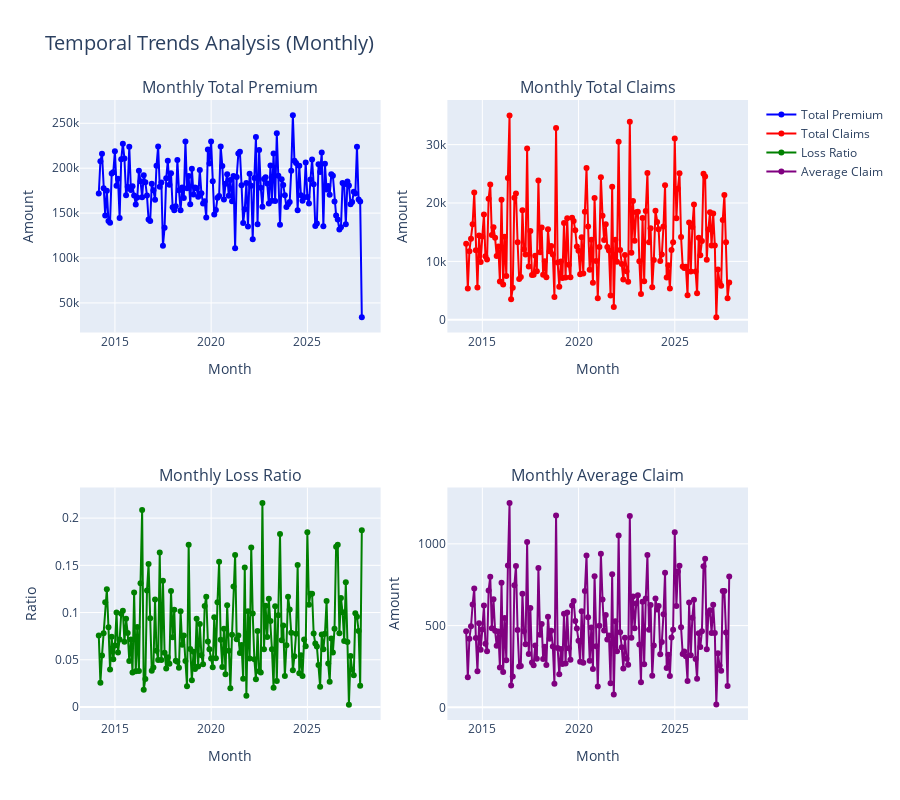

The cell this chart's notebook holds for it:
### Code cell
# SECTION 9: TEMPORAL TREND ANALYSIS
print("=" * 80)
print("SECTION 9: TEMPORAL TREND ANALYSIS")
print("=" * 80)

# Analyze temporal trends
temporal_results = analyzer.analyze_temporal_trends()

if 'monthly_data' in temporal_results:
    monthly_data = temporal_results['monthly_data']
    
    print(f"\nTemporal Analysis Period: {monthly_data.index[0].date()} to {monthly_data.index[-1].date()}")
    print(f"Number of months analyzed: {len(monthly_data)}")
    
    # Display monthly summary
    print("\nMonthly Summary Statistics:")
    monthly_summary = monthly_data.describe()
    display(monthly_summary)
    
    # Calculate trends
    print("\nTrend Analysis:")
    for key in ['TotalPremium_trend', 'TotalClaims_trend', 'LossRatio_trend']:
        if key in temporal_results:
            trend = temporal_results[key]
            direction = '📈 Increasing' if trend['slope'] > 0 else '📉 Decreasing'
            significance = 'Significant' if trend['p_value'] < 0.05 else 'Not Significant'
            
            print(f"\n{key.replace('_trend', '').replace('Total', '')}:")
            print(f"  Direction: {direction} (slope: {trend['slope']:.4f})")
            print(f"  R-squared: {trend['r_squared']:.3f}")
            print(f"  P-value: {trend['p_value']:.4f} ({significance})")
            print(f"  Percent Change: {trend['percent_change']:.1f}% over period")
    
    # Plot temporal trends
    visualizer.plot_temporal_trends(monthly_data)
    
    # Monthly volatility analysis
    print("\nMonthly Volatility Analysis:")
    volatility_stats = {
        'Metric': ['TotalPremium', 'TotalClaims', 'LossRatio'],
        'Std_Dev': [monthly_data['TotalPremium'].std(), 
                   monthly_data['TotalClaims'].std(), 
                   monthly_data['LossRatio'].std()],
        'CV': [monthly_data['TotalPremium'].std() / monthly_data['TotalPremium'].mean(),
              monthly_data['TotalClaims'].std() / monthly_data['TotalClaims'].mean(),
              monthly_data['LossRatio'].std() / monthly_data['LossRatio'].mean()]
    }
    
    volatility_df = pd.DataFrame(volatility_stats)
    display(volatility_df)
    
    # Identify peak months
    print("\nPeak Months Analysis:")
    peak_months = {
        'Highest Premium Month': monthly_data['TotalPremium'].idxmax().strftime('%B %Y'),
        'Highest Claims Month': monthly_data['TotalClaims'].idxmax().strftime('%B %Y'),
        'Highest Loss Ratio Month': monthly_data['LossRatio'].idxmax().strftime('%B %Y'),
        'Lowest Loss Ratio Month': monthly_data['LossRatio'].idxmin().strftime('%B %Y')
    }
    
    for metric, month in peak_months.items():
        print(f"  {metric}: {month}")
else:
    print("Temporal analysis not available. Check if 'TransactionMonth' column exists.")

### Figure 1 — Plotly figure (JSON) as saved in the notebook; plotly's stock layout.template omitted (floating-point values rounded to 4 significant figures; data arrays with more than 128 entries replaced by an {"elided": "..."} marker saying what was removed)
{"data": [{"line": {"color": "blue", "width": 2}, "mode": "lines+markers", "name": "Total Premium", "type": "scatter", "x": {"elided": "165 str values"}, "xaxis": "x", "y": {"elided": "165 float values"}, "yaxis": "y"}, {"line": {"color": "red", "width": 2}, "mode": "lines+markers", "name": "Total Claims", "type": "scatter", "x": {"elided": "165 str values"}, "xaxis": "x2", "y": {"elided": "165 float values"}, "yaxis": "y2"}, {"line": {"color": "green", "width": 2}, "mode": "lines+markers", "name": "Loss Ratio", "type": "scatter", "x": {"elided": "165 str values"}, "xaxis": "x3", "y": {"elided": "165 float values"}, "yaxis": "y3"}, {"line": {"color": "purple", "width": 2}, "mode": "lines+markers", "name": "Average Claim", "type": "scatter", "x": {"elided": "165 str values"}, "xaxis": "x4", "y": {"elided": "165 float values"}, "yaxis": "y4"}], "layout": {"annotations": [{"font": {"size": 16}, "showarrow": false, "text": "Monthly Total Premium", "x": 0.225, "xanchor": "center", "xref": "paper", "y": 1, "yanchor": "bottom", "yref": "paper"}, {"font": {"size": 16}, "showarrow": false, "text": "Monthly Total Claims", "x": 0.775, "xanchor": "center", "xref": "paper", "y": 1, "yanchor": "bottom", "yref": "paper"}, {"font": {"size": 16}, "showarrow": false, "text": "Monthly Loss Ratio", "x": 0.225, "xanchor": "center", "xref": "paper", "y": 0.375, "yanchor": "bottom", "yref": "paper"}, {"font": {"size": 16}, "showarrow": false, "text": "Monthly Average Claim", "x": 0.775, "xanchor": "center", "xref": "paper", "y": 0.375, "yanchor": "bottom", "yref": "paper"}], "height": 800, "showlegend": true, "title": {"font": {"size": 20}, "text": "Temporal Trends Analysis (Monthly)"}, "xaxis": {"anchor": "y", "domain": [0, 0.45], "title": {"text": "Month"}}, "xaxis2": {"anchor": "y2", "domain": [0.55, 1], "title": {"text": "Month"}}, "xaxis3": {"anchor": "y3", "domain": [0, 0.45], "title": {"text": "Month"}}, "xaxis4": {"anchor": "y4", "domain": [0.55, 1], "title": {"text": "Month"}}, "yaxis": {"anchor": "x", "domain": [0.625, 1], "title": {"text": "Amount"}}, "yaxis2": {"anchor": "x2", "domain": [0.625, 1], "title": {"text": "Amount"}}, "yaxis3": {"anchor": "x3", "domain": [0, 0.375], "title": {"text": "Ratio"}}, "yaxis4": {"anchor": "x4", "domain": [0, 0.375], "title": {"text": "Amount"}}}}
